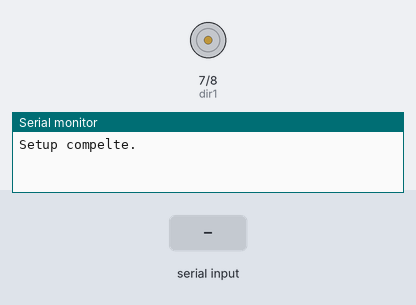
A sketch run on a simulated Arduino Uno, built with avr-gcc and run on an emulated ATmega328P. Parts: motor-driver pin pairs drawn as motors (green arrow = first pin HIGH = forward, orange = second pin HIGH = backward, longer = more drive, scaled by the enable pin), the last lines printed to the serial monitor. Inputs (shaded band) come from the test bench.

Above: at 1.2 s.
1.3 s: "90,45\n" received over Serial
At 1.8 s:
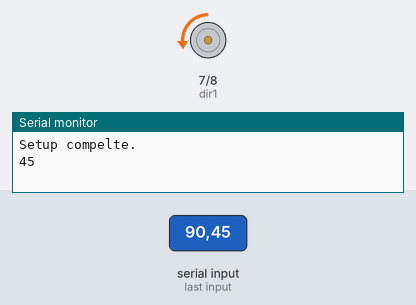
4.3 s: "30,150\n" received over Serial
At 5.3 s:
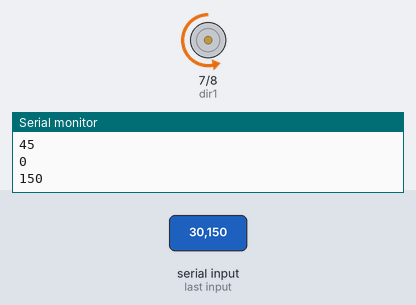
7.3 s: "1,90\n" received over Serial
At 7.7 s:
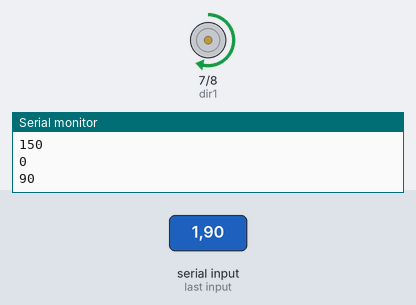
10.3 s: "1\n" received over Serial
12.8 s: "5\n" received over Serial
Timing chart, 0 to 15.8 s (numbered marks = the images above; inputs shaded):
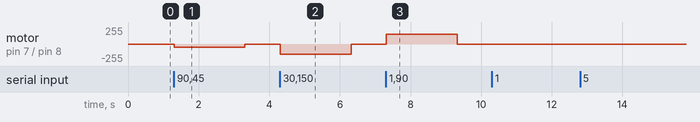

Measured:
- after the input at 1.3 s, motor on pin 7 (dir1) / pin 8 (dir2): stopped → backward 45/255 at once, → stopped 2.0 s later
- after the input at 4.3 s, motor on pin 7 (dir1) / pin 8 (dir2): stopped → backward 150/255 at once, → stopped 2.0 s later
- after the input at 7.3 s, motor on pin 7 (dir1) / pin 8 (dir2): stopped → forward 150/255 at once, → stopped 2.0 s later

The sketch:

l298n_driver_3.ino
```cpp
int dir1 = 7;
int dir2 = 8;
int pwm = 9;

void setup() {
  Serial.begin(115200);

  pinMode(dir1, OUTPUT);
  pinMode(dir2, OUTPUT);
  pinMode(pwm, OUTPUT);

  digitalWrite(dir1, LOW);
  digitalWrite(dir2, LOW);
  digitalWrite(pwm, LOW);

  Serial.println("Setup compelte.");
} //setup

void loop() {
  if (Serial.available() > 0) {
    int motor = Serial.parseInt();
    int speed = Serial.parseInt();
    Serial.println(speed);

    analogWrite(pwm, speed);
    if (motor == 1) {
      digitalWrite(dir2, LOW);
      digitalWrite(dir1, HIGH);
    } else {
      digitalWrite(dir1, LOW);
      digitalWrite(dir2, HIGH);
    } //if-else

  } //if
  delay(10);
} //loop
```
